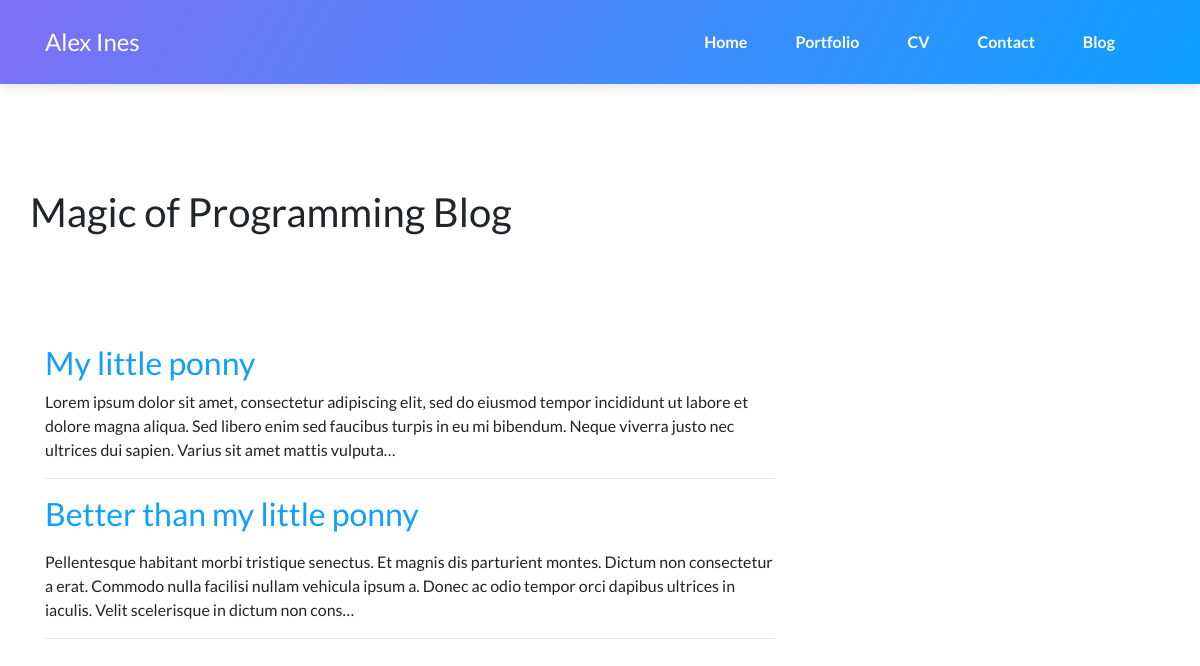
Screenshot of /blog/ with the database file from the repository.
### blog/models.py (models this page shows, shortened)
class Post(models.Model):
    title = models.CharField(max_length=255)
    body = RichTextField()
    last_modified = models.DateTimeField(auto_now=True)
    created_on = models.DateTimeField(auto_now_add=True)
    categories = models.ManyToManyField('Category', related_name='posts')

### blog/views.py (the view)
# urls.py: path('', views.blog, name='blog'),
def blog(request):
    posts = Post.objects.all()
    return render(request, 'blog/blog.html', {"posts": posts})

### blog/templates/blog/blog.html
{% extends 'base.html' %}
{% load static %}
{% block content %}
    <main class="page lanidng-page">
        <section class="portfolio-block block-intro">
            <div class="container">
                <div class="row">
                    <h1>Magic of Programming Blog</h1>
                </div>
            </div>
        </section>
    <div class="container">
        <div class="row">
            <div class="col-md-10 col-lg-8">
            {% for post in posts %}
            <div class="post-preview">
                    <a href="{% url 'blog:blog_post' post.pk %}">
                        <h2 class="post-title">{{ post.title }}</h2>
                    </a>
                    <p>{{ post.body|truncatechars:255|safe }}</p>
                </div>
                <hr>
            {% endfor %}
            </div>
        </div>
    </div>
    </main>
{% endblock %}

### rows the page displays
Post: title "My little ponny", body "Lorem ipsum dolor sit amet, consectetur adipiscing elit, sed do eiusmod tempor incididunt ut labore et dolore magna aliqua. Sed libero enim sed faucibus turpis in eu mi bibendum. Neque viverra justo nec ultrices dui sapien. Varius sit amet mattis vulputa…"
Post: title "Better than my little ponny", body "Pellentesque habitant morbi tristique senectus. Et magnis dis parturient montes. Dictum non consectetur a erat. Commodo nulla facilisi nullam vehicula ipsum a. Donec ac odio tempor orci dapibus ultrices in iaculis. Velit scelerisque in dictum non cons…"
